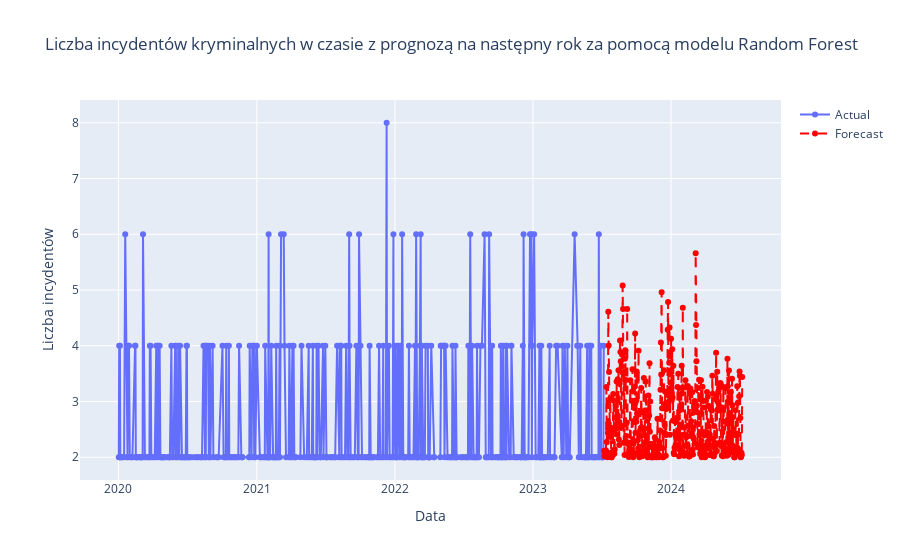

Notebook source saved alongside this figure:
### Code cell
import pandas as pd
import numpy as np
from sklearn.ensemble import RandomForestRegressor
from sklearn.model_selection import train_test_split
import plotly.graph_objects as go

# Tworzenie kolumny daty
df['Date'] = pd.to_datetime(df[['Year', 'Month', 'Day']])

# Grupowanie i agregacja danych
df_grouped = df.groupby('Date')['IncidentCount'].sum().reset_index()

# Przygotowanie danych do modelu Random Forest
df_grouped['Month'] = df_grouped['Date'].dt.month
df_grouped['Day'] = df_grouped['Date'].dt.day

X = df_grouped[['Month', 'Day']]
y = df_grouped['IncidentCount']

# Podział danych na zbiór treningowy i testowy
X_train, X_test, y_train, y_test = train_test_split(X, y, test_size=0.2, random_state=42)

# Dopasowanie modelu Random Forest
model = RandomForestRegressor(n_estimators=100, random_state=42)
model.fit(X_train, y_train)

# Prognoza na następny rok
next_year_dates = pd.date_range(start=df_grouped['Date'].max() + pd.DateOffset(days=1), end=df_grouped['Date'].max() + pd.DateOffset(years=1), freq='D')
next_year_X = pd.DataFrame({'Month': next_year_dates.month, 'Day': next_year_dates.day})
forecast = model.predict(next_year_X)

# Wykres szeregu czasowego z prognozą
fig = go.Figure()

# Dodanie rzeczywistych danych
fig.add_trace(go.Scatter(x=df_grouped['Date'], y=df_grouped['IncidentCount'], mode='lines+markers', name='Actual'))

# Dodanie prognoz
fig.add_trace(go.Scatter(x=next_year_dates, y=forecast, mode='lines+markers', name='Forecast', line=dict(color='red', dash='dash')))

# Aktualizacja układu wykresu
fig.update_layout(title='Liczba incydentów kryminalnych w czasie z prognozą na następny rok za pomocą modelu Random Forest', xaxis_title='Data', yaxis_title='Liczba incydentów')

# Wyświetlenie wykresu
fig.show()

# Zapisywanie wykresu do pliku HTML
fig.write_html("forecast_plot1_4.html")

### Figure 1 — Plotly figure (JSON) as saved in the notebook; plotly's stock layout.template omitted (floating-point values rounded to 4 significant figures; data arrays with more than 128 entries replaced by an {"elided": "..."} marker saying what was removed)
{"data": [{"mode": "lines+markers", "name": "Actual", "type": "scatter", "x": {"elided": "508 str values"}, "y": {"elided": "508 int values"}}, {"line": {"color": "red", "dash": "dash"}, "mode": "lines+markers", "name": "Forecast", "type": "scatter", "x": {"elided": "366 str values"}, "y": {"elided": "366 float values"}}], "layout": {"title": {"text": "Liczba incydentów kryminalnych w czasie z prognozą na następny rok za pomocą modelu Random Forest"}, "xaxis": {"title": {"text": "Data"}}, "yaxis": {"title": {"text": "Liczba incydentów"}}}}
